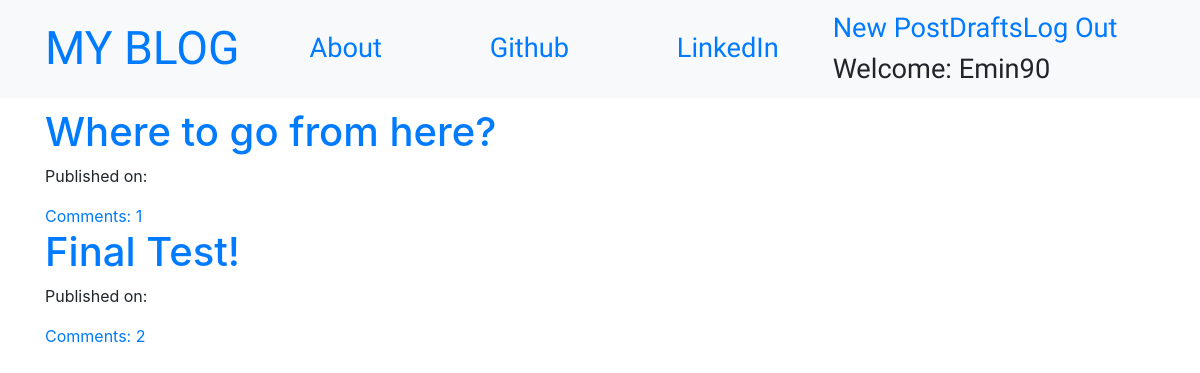
The app's page / (signed in) with its own data.
### blog/models.py (models this page shows, shortened)
class Post(models.Model):
    author = models.ForeignKey('auth.User',on_delete=models.CASCADE)
    title = models.CharField(max_length=200)
    text = models.TextField()
    created_date = models.DateTimeField(default=timezone.now)
    published_date = models.DateTimeField(blank=True,null=True)
    def approve_comments(self):
        return self.comments.filter(approved_comment=True)

### blog/views.py (the view)
# urls.py: re_path(r'^$',views.PostListView.as_view(),name='post_list'),
class PostListView(ListView):
    model = Post
    def get_queryset(self):
        return Post.objects.filter(published_date__lte=timezone.now()).order_by(
            "-published_date"
        )

### blog/templates/blog/post_list.html
{% extends "blog/base.html" %}
{% block content %}
<div class="centerstage">
  {% for post in post_list %}
  <div class="post">
    <h1><a href="{% url 'post_detail' pk=post.pk %}">{{ post.title }}</a></h1>
    <div class="date">
      <p>Published on: {{ post.published|date:"D M Y" }}</p>
    </div>
    <a href="{% url 'post_detail' pk=post.pk %}"
      >Comments: {{ post.approve_comments.count }}</a
    >
  </div>
  {% endfor %}
</div>
{% endblock %}

### blog/templates/blog/base.html (shortened to what this page needs)
<!DOCTYPE html>
{% load staticfiles %}
<html lang="en">
  <head>
    <link rel="stylesheet" href="https://stackpath.bootstrapcdn.com/bootstrap/4.4.1/css/bootstrap.min.css">
    <link rel="stylesheet" href="//cdn.jsdelivr.net/npm/medium-editor@latest/dist/css/medium-editor.min.css" type="text/css" media="screen" charset="utf-8">
    <link rel="stylesheet" href="{% static 'css/blog.css' %}">
    <link rel="stylesheet" href="https://use.fontawesome.com/releases/v5.5.0/css/all.css">
  </head>
  <body class="loader">
    <nav class="navbar navbar-expand-lg bg-light techfont">
      <div class="container">
      <a class="navbar-brand bigbrand" href="{% url 'post_list' %}">MY BLOG</a>
      <div class="collapse navbar-collapse" id="navbarNav">
        <ul class="navbar-nav nav-fill w-100">
          <li class="nav-item">
            <a class="nav-link" href="{% url 'about' %}">About</a>
          </li>
          <li class="nav-item">
            <a class="nav-link" href="https://www.github.com">Github</a>
          </li>
          <li class="nav-item">
            <a class="nav-link" href="https://www.linkedin.com">LinkedIn</a></li>
        </ul>
        <ul class="nav navbar-nav navbar-right">
          {% if user.is_authenticated %}
          <li>
            <a href="{% url 'post_new' %}">New Post</a>
          </li>
          <li>
            <a href="{% url 'post_draft_list' %}">Drafts</a>
          </li>
          <li>
            <a href="{% url 'logout' %}">Log Out</a>
          </li>
          <li>
            <a>Welcome: {{user.username}}</a>
          </li>
          {% else %}
          <button type="button" class="btn btn-default btn-lg">
            <a class="nav navbar-right" href="{% url 'login' %}">
              <i class="fas fa-user-ninja"></i>
            </a>
          </button>
          {% endif %}
        </ul>
      </div>
    </div>
    </nav>
    <div class="content container">
      <div class="row">
        <div class="col-md-8">
          <div class="blog_posts">
            {% block content %}
            {% endblock %}
          </div>
        </div>
      </div>
    </div>
  </body>
</html>

### blog/static/css/blog.css (style rules this page uses)
.techfont { font-family: 'Heebo', sans-serif; font-size: 1.7em; margin-bottom: 10px; }
.bigbrand { font-size: 1.7em; }
.centerstage { margin-left: auto; margin-right: auto; }
.loader { filter: hue-rotate(0deg); color: linear-gradient(45deg, #0f8, #08f); animation: hue 10000ms infinite linear; }

### records on screen
Post: title "Where to go from here?", approve_comments.count "1"
Post: title "Final Test!", approve_comments.count "2"

### other values on screen
{{ user.username }} "Emin90"
